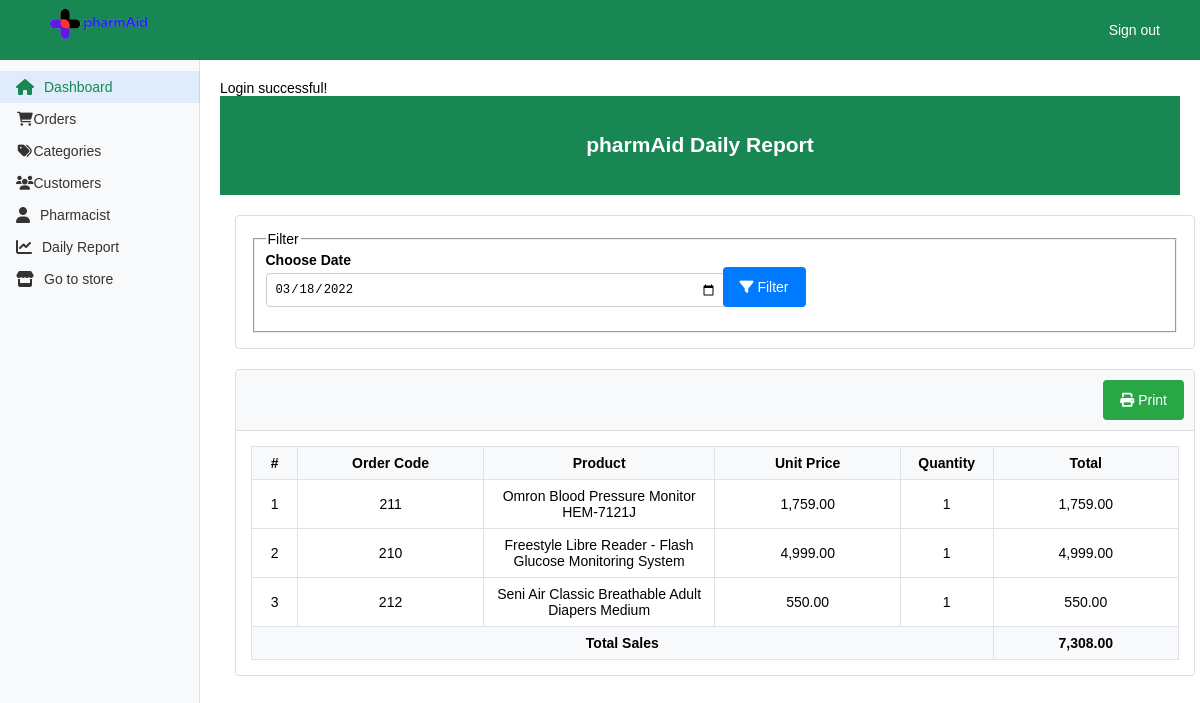
Page /admin/report.php?date=2022-03-18 (signed in) on the committed database.
### tables this page shows
CREATE TABLE `orders` (
  `order_id` int(11) NOT NULL,
  `item_id` int(11) NOT NULL,
  `user_id` int(11) NOT NULL,
  `order_quantity` int(3) NOT NULL,
  `order_date` date NOT NULL,
  `order_status` tinyint(1) NOT NULL DEFAULT 0
);

CREATE TABLE `item` (
  `item_id` int(5) NOT NULL,
  `category_id` int(5) NOT NULL,
  `item_title` varchar(250) NOT NULL,
  `item_brand` varchar(250) NOT NULL,
  `item_details` text NOT NULL,
  `item_tags` varchar(250) NOT NULL,
  `item_image` varchar(250) NOT NULL,
  `item_quantity` int(3) NOT NULL,
  `item_price` int(10) NOT NULL,
  `item_status` tinyint(1) NOT NULL DEFAULT 1
);

### admin/report.php (the view, shortened to what this page needs)
<?php
include "includes/head.php";
require_once "includes/functions.php";
$date = isset($_GET['date']) ? $_GET['date'] : date('Y-m-d');
$orders = get_orders_by_date($date);
$total_sales = 0;
?>
<body>
    <?php include "includes/header.php"; ?>
    <?php include "includes/sidebar.php"; ?>
    <main class="main-content">
        <div class="bg-gradient-danger">
            <h2>pharmAid Daily Report</h2>
        </div>
        <div class="container">
            <div class="card">
                <div class="card-body">
                    <fieldset>
                        <legend>Filter</legend>
                        <form action="report.php" method="GET" id="filter-form">
                            <div class="d-flex align-items-end">
                                <div style="flex: 1; padding-right: 15px;">
                                    <div class="form-group">
                                        <label for="date">Choose Date</label>
                                        <input type="date" class="form-control form-control-sm" name="date" id="date" required value="<?php echo $date; ?>">
                                    </div>
                                </div>
                                <div style="flex: 1;">
                                    <div class="form-group">
                                        <button type="submit" class="btn btn-primary"><i class="fa fa-filter"></i> Filter</button>
                                    </div>
                                </div>
                            </div>
                        </form>
                    </fieldset>
                </div>
            </div>
        </div>
        <div class="container mt-4">
            <div class="card">
                <div class="card-header">
                    <div class="card-tools">
                        <button class="btn btn-success" type="button" id="print-button" onclick="print_r()">
                            <i class="fa fa-print"></i> Print
                        </button>
                    </div>
                </div>
                <div class="card-body">
                    <div id="printout">
                        <table class="table table-bordered">
                            <colgroup>
                                <col width="5%">
                                <col width="20%">
                                <col width="25%">
                                <col width="20%">
                                <col width="10%">
                                <col width="20%">
                            </colgroup>
                            <thead>
                                <tr>
                                    <th>#</th>
                                    <th>Order Code</th>
                                    <th>Product</th>
                                    <th>Unit Price</th>
                                    <th>Quantity</th>
                                    <th>Total</th>
                                </tr>
                            </thead>
                            <tbody>
                                <?php
                                if ($orders):
                                    foreach ($orders as $index => $order):
                                        $subtotal = $order['order_quantity'] * $order['item_price'];
                                        $total_sales += $subtotal;
                                ?>
                                    <tr>
                                        <td><?php echo $index + 1; ?></td>
                                        <td><?php echo $order['order_id']; ?></td>
                                        <td><?php echo $order['product_name']; ?></td>
                                        <td class="text-right"><?php echo number_format($order['item_price'], 2); ?></td>
                                        <td><?php echo $order['order_quantity']; ?></td>
                                        <td class="text-right"><?php echo number_format($subtotal, 2); ?></td>
                                    </tr>
                                <?php
                                    endforeach;
                                else:
                                ?>
                                    <tr>
                                        <td colspan="6" class="text-center">No orders found for this date.</td>
                                    </tr>
                                <?php endif; ?>
                            </tbody>
                            <tfoot>
                                <tr>
                                    <th colspan="5" class="text-center">Total Sales</th>
                                    <th class="text-right"><?php echo number_format($total_sales, 2); ?></th>
                                </tr>
                            </tfoot>
                        </table>
                    </div>
                </div>
            </div>
        </div>
    </main>
</body>
</html>

### admin/dashboard.css (style rules this page uses)
body { font-size: 0.875rem; margin: 0; padding: 0; font-family: Arial, sans-serif; }
main { margin-left: 200px; padding: 1rem; }
.form-group { margin-bottom: 1rem; }
.form-group label { display: block; margin-bottom: 0.5rem; font-weight: bold; }
.form-control { width: 100%; padding: 0.75rem; border-radius: 0.25rem; border: 1px solid #ced4da; }
.btn { padding: 0.5rem 1rem; border: none; border-radius: 0.25rem; color: #fff; cursor: pointer; text-align: center; display: inline-block; font-size: 0.875rem; }
.btn-primary { background-color: #198754; border: 1px solid #198754; }
table { width: 100%; border-collapse: collapse; }
table, th, td { border: 1px solid #dee2e6; }
th, td { padding: 0.75rem; text-align: left; }
th { background-color: #f8f9fa; }
.text-center { text-align: center; }
.text-right { text-align: right; }

### admin/includes/head.php (style rules this page uses)
body { overflow-x: hidden; font-family: Arial, sans-serif; margin: 0; padding: 0; position: relative; box-sizing: border-box; }

### admin/report.php (style rules this page uses)
.bg-gradient-danger { background: linear-gradient(45deg, #198754, #198754); color: white; padding: 20px; text-align: center; margin-bottom: 20px; }
.btn { border: 2px solid; border-radius: 4px; padding: 10px 15px; cursor: pointer; text-decoration: none; color: white; display: inline-block; text-align: center; }
.btn-primary { background-color: #007bff; border-color: #007bff; }
.btn-success { background-color: #28a745; border-color: #28a745; }
.table { width: 100%; border-collapse: collapse; }
.table-bordered td, .table-bordered th { border: 1px solid #dee2e6; }
.table th, .table td { padding: 8px; text-align: center; }
.table th { background-color: #f8f9fa; }
.form-group { margin-bottom: 15px; }
.form-group label { display: block; margin-bottom: 5px; }
.form-control { width: 100%; padding: 8px; border: 1px solid #ccc; border-radius: 4px; }
.form-control-sm { font-size: 0.875em; }
.text-center { text-align: center; }
.text-right { text-align: right; }
.d-flex { display: flex; }
.align-items-end { align-items: flex-end; }
.mt-4 { margin-top: 1.5rem; }
.card { border: 1px solid #ddd; border-radius: 4px; overflow: hidden; margin-bottom: 20px; }
.card-body { padding: 15px; }
.card-header { padding: 10px; background-color: #f8f9fa; border-bottom: 1px solid #ddd; }
.card-tools { display: flex; justify-content: flex-end; }
.main-content { margin-left: 200px; padding: 20px; }
.container { width: 100%; max-width: 1200px; margin: 0 auto; padding: 0 15px; }

### rows in the picture
orders: order_id "211", item.item_title "Omron Blood Pressure Monitor HEM-7121J", item.item_price "1,759.00", order_quantity "1", order_quantity.item_price "1,759.00"
orders: order_id "210", item.item_title "Freestyle Libre Reader - Flash Glucose Monitoring System", item.item_price "4,999.00", order_quantity "1", order_quantity.item_price "4,999.00"
orders: order_id "212", item.item_title "Seni Air Classic Breathable Adult Diapers Medium", item.item_price "550.00", order_quantity "1", order_quantity.item_price "550.00"

### other values in the picture
$msg "Login successful!"
$total_sales "7,308.00"
